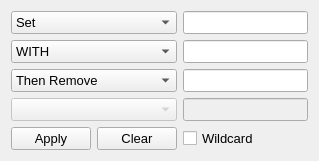
                   <widget class="QWidget" name="tab_11">
                    <attribute name="title">
                     <string>Constraint Rule</string>
                    </attribute>
                    <layout class="QHBoxLayout" name="horizontalLayout_13">
                     <item>
                      <layout class="QGridLayout" name="gridLayout_5" columnstretch="2,8,0,0,0">
                       <item row="3" column="2" colspan="3">
                        <widget class="QLineEdit" name="textbox_constraint_rule_dst_value">
                         <property name="enabled">
                          <bool>false</bool>
                         </property>
                         <property name="font">
                          <font>
                           <family>Segoe UI</family>
                           <pointsize>10</pointsize>
                          </font>
                         </property>
                        </widget>
                       </item>
                       <item row="0" column="2" colspan="3">
                        <widget class="QLineEdit" name="textbox_constraint_rule_src">
                         <property name="font">
                          <font>
                           <family>Segoe UI</family>
                           <pointsize>10</pointsize>
                          </font>
                         </property>
                         <property name="toolTip">
                          <string/>
                         </property>
                        </widget>
                       </item>
                       <item row="1" column="2" colspan="3">
                        <widget class="QLineEdit" name="textbox_constraint_rule_expected_value">
                         <property name="font">
                          <font>
                           <family>Segoe UI</family>
                           <pointsize>10</pointsize>
                          </font>
                         </property>
                        </widget>
                       </item>
                       <item row="2" column="2" colspan="3">
                        <widget class="QLineEdit" name="textbox_constraint_rule_dst">
                         <property name="font">
                          <font>
                           <family>Segoe UI</family>
                           <pointsize>10</pointsize>
                          </font>
                         </property>
                         <property name="inputMask">
                          <string/>
                         </property>
                         <property name="text">
                          <string/>
                         </property>
                         <property name="placeholderText">
                          <string/>
                         </property>
                        </widget>
                       </item>
                       <item row="4" column="0">
                        <widget class="QPushButton" name="btn_constraint_rule_apply">
                         <property name="sizePolicy">
                          <sizepolicy hsizetype="Maximum" vsizetype="Minimum">
                           <horstretch>0</horstretch>
                           <verstretch>0</verstretch>
                          </sizepolicy>
                         </property>
                         <property name="font">
                          <font>
                           <family>Segoe UI</family>
                           <pointsize>10</pointsize>
                          </font>
                         </property>
                         <property name="text">
                          <string>Apply</string>
                         </property>
                        </widget>
                       </item>
                       <item row="4" column="1">
                        <widget class="QPushButton" name="btn_constraint_rule_clear">
                         <property name="sizePolicy">
                          <sizepolicy hsizetype="Maximum" vsizetype="Minimum">
                           <horstretch>0</horstretch>
                           <verstretch>0</verstretch>
                          </sizepolicy>
                         </property>
                         <property name="font">
                          <font>
                           <family>Segoe UI</family>
                           <pointsize>10</pointsize>
                          </font>
                         </property>
                         <property name="text">
                          <string>Clear</string>
                         </property>
                        </widget>
                       </item>
                       <item row="0" column="0" colspan="2">
                        <widget class="QComboBox" name="comboBox_constraint_rule_src_action">
                         <property name="font">
                          <font>
                           <family>Segoe UI</family>
                           <pointsize>10</pointsize>
                          </font>
                         </property>
                         <item>
                          <property name="text">
                           <string>Set</string>
                          </property>
                         </item>
                         <item>
                          <property name="text">
                           <string>If</string>
                          </property>
                         </item>
                        </widget>
                       </item>
                       <item row="1" column="0" colspan="2">
                        <widget class="QComboBox" name="comboBox_constraint_rule_condition">
                         <property name="font">
                          <font>
                           <family>Segoe UI</family>
                           <pointsize>10</pointsize>
                          </font>
                         </property>
                         <property name="layoutDirection">
                          <enum>Qt::LeftToRight</enum>
                         </property>
                         <item>
                          <property name="text">
                           <string>WITH</string>
                          </property>
                         </item>
                        </widget>
                       </item>
                       <item row="2" column="0" colspan="2">
                        <widget class="QComboBox" name="comboBox_constraint_rule_dst_action">
                         <property name="font">
                          <font>
                           <family>Segoe UI</family>
                           <pointsize>10</pointsize>
                          </font>
                         </property>
                         <item>
                          <property name="text">
                           <string>Then Remove</string>
                          </property>
                         </item>
                         <item>
                          <property name="text">
                           <string>Then Set</string>
                          </property>
                         </item>
                        </widget>
                       </item>
                       <item row="3" column="0" colspan="2">
                        <widget class="QComboBox" name="comboBox_constraint_dst_action_type">
                         <property name="enabled">
                          <bool>false</bool>
                         </property>
                         <property name="font">
                          <font>
                           <family>Segoe UI</family>
                           <pointsize>10</pointsize>
                          </font>
                         </property>
                         <property name="toolTip">
                          <string/>
                         </property>
                         <property name="layoutDirection">
                          <enum>Qt::LeftToRight</enum>
                         </property>
                         <item>
                          <property name="text">
                           <string/>
                          </property>
                         </item>
                         <item>
                          <property name="text">
                           <string>WITH</string>
                          </property>
                         </item>
                        </widget>
                       </item>
                       <item row="4" column="2" colspan="3">
                        <widget class="QCheckBox" name="checkBox_constraint_rule_wildcard">
                         <property name="font">
                          <font>
                           <family>Segoe UI</family>
                           <pointsize>10</pointsize>
                          </font>
                         </property>
                         <property name="text">
                          <string>Wildcard</string>
                         </property>
                        </widget>
                       </item>
                      </layout>
                     </item>
                    </layout>
                   </widget>
